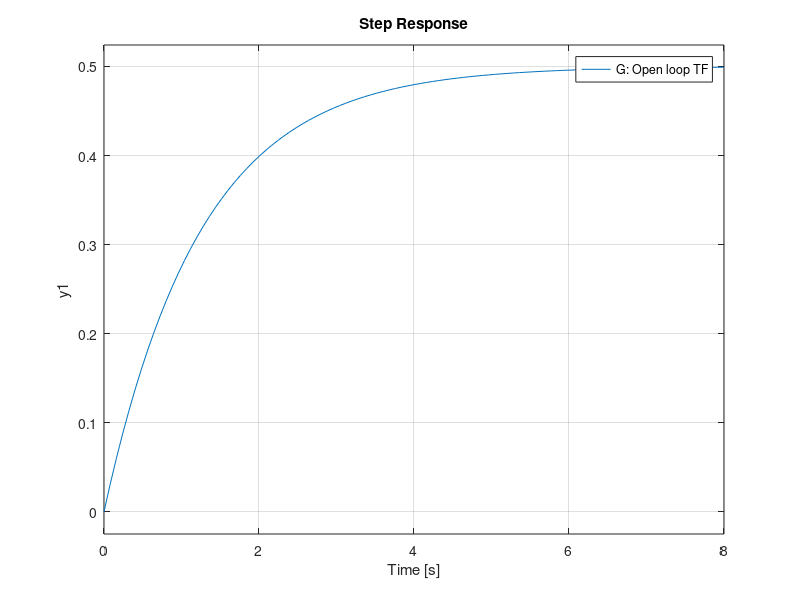

MATLAB code for this plot: (Note: this script raises an error after producing the figure.)
%defining the open loop and the closed loop systep and plot them
s = tf('s');
figure;
hold on
G = 0.4 / (s + 0.4);
step(G)
T = 0.4 / (s + 0.8);
step(T)
legend ('G: Open loop TF', 'T: Closed loop TF')
hold off

%use stepinfo to fine related infos:
stepinfo(G)
stepinfo(T)

%  our input to the system is step function; so:
R = 1 / s;
%find steady state Error:
syms s_
G_ = 0.4 / (s_ + 0.4);  
T_ = 0.4 / (s_ + 0.8);  
R_ = 1 / s_;  

E_openloop = (1 - G_) * R_;
E_closedloop = (1 - T_) * R_;

ess_closed = limit(E_closedloop*s_, s_, 0);
ess_open = limit(E_openloop*s_, s_, 0);


disp('Steady-State Error for Open-Loop System is:')
disp(ess_open)
disp('Steady-State Error for Closed-Loop System is:')
disp(ess_closed)


% damp gives us infos like zeta, wn, time constant, ...
damp(G)
damp(T)